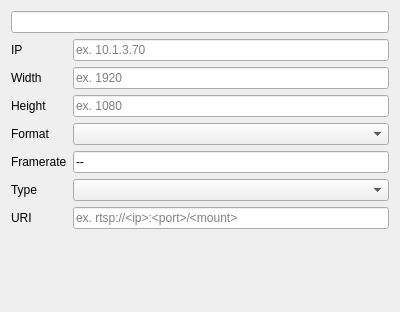
<?xml version="1.0" encoding="UTF-8"?>
<ui version="4.0">
 <class>Form</class>
 <widget class="RoutingContainer" name="Form">
  <property name="geometry">
   <rect>
    <x>0</x>
    <y>0</y>
    <width>400</width>
    <height>312</height>
   </rect>
  </property>
  <property name="windowTitle">
   <string>Form</string>
  </property>
  <property name="cdpTargetRouting">
   <string>VWController.Cameras.Camera01</string>
  </property>
  <layout class="QVBoxLayout" name="verticalLayout_2">
   <item>
    <layout class="QVBoxLayout" name="verticalLayout">
     <item>
      <widget class="CDPBaseLineEdit" name="lineEdit">
       <property name="alignment">
        <set>Qt::AlignCenter</set>
       </property>
       <property name="svgFile">
        <string notr="true">:/themes/flat_gray_light/backgrounds/bgLineEdit.svg</string>
       </property>
       <property name="cdpRouting" stdset="0">
        <string>.DisplayName</string>
       </property>
       <property name="pushRoutables" stdset="0">
        <stringlist notr="true">
         <string>cdpRouting</string>
        </stringlist>
       </property>
      </widget>
     </item>
     <item>
      <layout class="QFormLayout" name="formLayout">
       <item row="0" column="1">
        <widget class="CDPBaseLineEdit" name="lineEdit_2">
         <property name="placeholderText">
          <string>ex. 10.1.3.70</string>
         </property>
         <property name="svgFile">
          <string notr="true">:/themes/flat_gray_light/backgrounds/bgLineEdit.svg</string>
         </property>
         <property name="cdpRouting" stdset="0">
          <string>.IP.Value</string>
         </property>
         <property name="pushRoutables" stdset="0">
          <stringlist notr="true">
           <string>cdpRouting</string>
          </stringlist>
         </property>
        </widget>
       </item>
       <item row="0" column="0">
        <widget class="CDPBaseLabel" name="label">
         <property name="text">
          <string>IP</string>
         </property>
        </widget>
       </item>
       <item row="1" column="0">
        <widget class="CDPBaseLabel" name="label_2">
         <property name="text">
          <string>Width</string>
         </property>
        </widget>
       </item>
       <item row="2" column="0">
        <widget class="CDPBaseLabel" name="label_3">
         <property name="text">
          <string>Height</string>
         </property>
        </widget>
       </item>
       <item row="3" column="0">
        <widget class="CDPBaseLabel" name="label_4">
         <property name="text">
          <string>Format</string>
         </property>
        </widget>
       </item>
       <item row="4" column="0">
        <widget class="CDPBaseLabel" name="label_5">
         <property name="text">
          <string>Framerate</string>
         </property>
        </widget>
       </item>
       <item row="5" column="0">
        <widget class="CDPBaseLabel" name="label_6">
         <property name="text">
          <string>Type</string>
         </property>
        </widget>
       </item>
       <item row="1" column="1">
        <widget class="CDPBaseLineEdit" name="lineEdit_3">
         <property name="placeholderText">
          <string>ex. 1920</string>
         </property>
         <property name="svgFile">
          <string notr="true">:/themes/flat_gray_light/backgrounds/bgLineEdit.svg</string>
         </property>
         <property name="cdpRouting" stdset="0">
          <string>.Width.Value</string>
         </property>
         <property name="pushRoutables" stdset="0">
          <stringlist notr="true">
           <string>cdpRouting</string>
          </stringlist>
         </property>
        </widget>
       </item>
       <item row="2" column="1">
        <widget class="CDPBaseLineEdit" name="lineEdit_4">
         <property name="placeholderText">
          <string>ex. 1080</string>
         </property>
         <property name="svgFile">
          <string notr="true">:/themes/flat_gray_light/backgrounds/bgLineEdit.svg</string>
         </property>
         <property name="cdpRouting" stdset="0">
          <string>.Height.Value</string>
         </property>
         <property name="pushRoutables" stdset="0">
          <stringlist notr="true">
           <string>cdpRouting</string>
          </stringlist>
         </property>
        </widget>
       </item>
       <item row="4" column="1">
        <widget class="CDPBaseLineEdit" name="lineEdit_6">
         <property name="text">
          <string>--</string>
         </property>
         <property name="placeholderText">
          <string>ex. 60</string>
         </property>
         <property name="svgFile">
          <string notr="true">:/themes/flat_gray_light/backgrounds/bgLineEdit.svg</string>
         </property>
         <property name="cdpRouting" stdset="0">
          <string>.Framerate.Value</string>
         </property>
         <property name="pushRoutables" stdset="0">
          <stringlist notr="true">
           <string>cdpRouting</string>
          </stringlist>
         </property>
        </widget>
       </item>
       <item row="3" column="1">
        <widget class="CDPBaseTextSelector" name="stackedLabel">
         <property name="cssFile">
          <string notr="true">:/themes/flat_gray_light/cdpBaseTextSelector.css</string>
         </property>
         <property name="cdpRouting" stdset="0">
          <string>.Format.Value</string>
         </property>
         <item>
          <property name="text">
           <string/>
          </property>
         </item>
         <item>
          <property name="text">
           <string>BayerRG8</string>
          </property>
         </item>
         <item>
          <property name="text">
           <string>RGB</string>
          </property>
         </item>
         <item>
          <property name="text">
           <string>GREY</string>
          </property>
         </item>
        </widget>
       </item>
       <item row="5" column="1">
        <widget class="CDPBaseTextSelector" name="stackedLabel_2">
         <property name="cdpVisibleRouting">
          <string/>
         </property>
         <property name="cssFile">
          <string notr="true">:/themes/flat_gray_light/cdpBaseTextSelector.css</string>
         </property>
         <property name="cdpRouting" stdset="0">
          <string>.Type.Value</string>
         </property>
         <item>
          <property name="text">
           <string/>
          </property>
         </item>
         <item>
          <property name="text">
           <string>RTSP</string>
          </property>
         </item>
         <item>
          <property name="text">
           <string>TheImagingSource</string>
          </property>
         </item>
         <item>
          <property name="text">
           <string>Basler</string>
          </property>
         </item>
        </widget>
       </item>
       <item row="6" column="0">
        <widget class="CDPBaseLabel" name="label_7">
         <property name="text">
          <string>URI</string>
         </property>
        </widget>
       </item>
       <item row="6" column="1">
        <widget class="CDPBaseLineEdit" name="lineEdit_5">
         <property name="text">
          <string/>
         </property>
         <property name="placeholderText">
          <string>ex. rtsp://&lt;ip&gt;:&lt;port&gt;/&lt;mount&gt;</string>
         </property>
         <property name="svgFile">
          <string notr="true">:/themes/flat_gray_light/backgrounds/bgLineEdit.svg</string>
         </property>
         <property name="pushRoutables" stdset="0">
          <stringlist notr="true">
           <string>cdpRouting</string>
          </stringlist>
         </property>
        </widget>
       </item>
      </layout>
     </item>
    </layout>
   </item>
  </layout>
 </widget>
 <customwidgets>
  <customwidget>
   <class>CDPBaseLineEdit</class>
   <extends>QLineEdit</extends>
   <header>CDPBaseWidgets/CDPBaseLineEdit.h</header>
  </customwidget>
  <customwidget>
   <class>CDPBaseComboBox</class>
   <extends>QComboBox</extends>
   <header>CDPBaseWidgets/CDPBaseComboBox.h</header>
  </customwidget>
  <customwidget>
   <class>RoutingContainer</class>
   <extends>QWidget</extends>
   <header>CDPBaseWidgets/RoutingReplacementWidget.h</header>
   <container>1</container>
  </customwidget>
  <customwidget>
   <class>CDPBaseLabel</class>
   <extends>QLabel</extends>
   <header>CDPBaseWidgets/CDPBaseLabel.h</header>
  </customwidget>
  <customwidget>
   <class>CDPBaseTextSelector</class>
   <extends>CDPBaseComboBox</extends>
   <header>CDPBaseWidgets/CDPBaseTextSelector.h</header>
  </customwidget>
 </customwidgets>
 <resources/>
 <connections/>
</ui>
